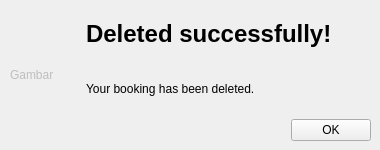
<?xml version="1.0" encoding="UTF-8"?>
<ui version="4.0">
 <class>PopupBookingDelete</class>
 <widget class="QWidget" name="PopupBookingDelete">
  <property name="geometry">
   <rect>
    <x>0</x>
    <y>0</y>
    <width>380</width>
    <height>150</height>
   </rect>
  </property>
  <property name="sizePolicy">
   <sizepolicy hsizetype="Fixed" vsizetype="Fixed">
    <horstretch>0</horstretch>
    <verstretch>0</verstretch>
   </sizepolicy>
  </property>
  <property name="windowTitle">
   <string>Form</string>
  </property>
  <widget class="QWidget" name="horizontalLayoutWidget">
   <property name="geometry">
    <rect>
     <x>10</x>
     <y>10</y>
     <width>361</width>
     <height>131</height>
    </rect>
   </property>
   <layout class="QHBoxLayout" name="horizontalLayout">
    <item>
     <widget class="QLabel" name="picLbl">
      <property name="enabled">
       <bool>false</bool>
      </property>
      <property name="sizePolicy">
       <sizepolicy hsizetype="Fixed" vsizetype="Preferred">
        <horstretch>0</horstretch>
        <verstretch>0</verstretch>
       </sizepolicy>
      </property>
      <property name="minimumSize">
       <size>
        <width>70</width>
        <height>70</height>
       </size>
      </property>
      <property name="maximumSize">
       <size>
        <width>70</width>
        <height>70</height>
       </size>
      </property>
      <property name="text">
       <string>Gambar</string>
      </property>
      <property name="scaledContents">
       <bool>true</bool>
      </property>
     </widget>
    </item>
    <item>
     <layout class="QVBoxLayout" name="verticalLayout">
      <item>
       <widget class="QLabel" name="label_2">
        <property name="font">
         <font>
          <weight>75</weight>
          <bold>true</bold>
         </font>
        </property>
        <property name="text">
         <string>&lt;html&gt;&lt;head/&gt;&lt;body&gt;&lt;p&gt;&lt;span style=&quot; font-size:18pt; font-weight:600;&quot;&gt;Deleted successfully!&lt;/span&gt;&lt;/p&gt;&lt;/body&gt;&lt;/html&gt;</string>
        </property>
       </widget>
      </item>
      <item>
       <widget class="QLabel" name="label_3">
        <property name="text">
         <string>&lt;html&gt;&lt;head/&gt;&lt;body&gt;&lt;p align=&quot;justify&quot;&gt;Your booking has been deleted.&lt;/p&gt;&lt;/body&gt;&lt;/html&gt;</string>
        </property>
        <property name="wordWrap">
         <bool>true</bool>
        </property>
       </widget>
      </item>
      <item>
       <layout class="QHBoxLayout" name="horizontalLayout_3">
        <item>
         <spacer name="horizontalSpacer">
          <property name="orientation">
           <enum>Qt::Horizontal</enum>
          </property>
          <property name="sizeHint" stdset="0">
           <size>
            <width>40</width>
            <height>20</height>
           </size>
          </property>
         </spacer>
        </item>
        <item>
         <widget class="QPushButton" name="buttonOK">
          <property name="text">
           <string>OK</string>
          </property>
         </widget>
        </item>
       </layout>
      </item>
     </layout>
    </item>
   </layout>
  </widget>
 </widget>
 <resources/>
 <connections/>
</ui>
